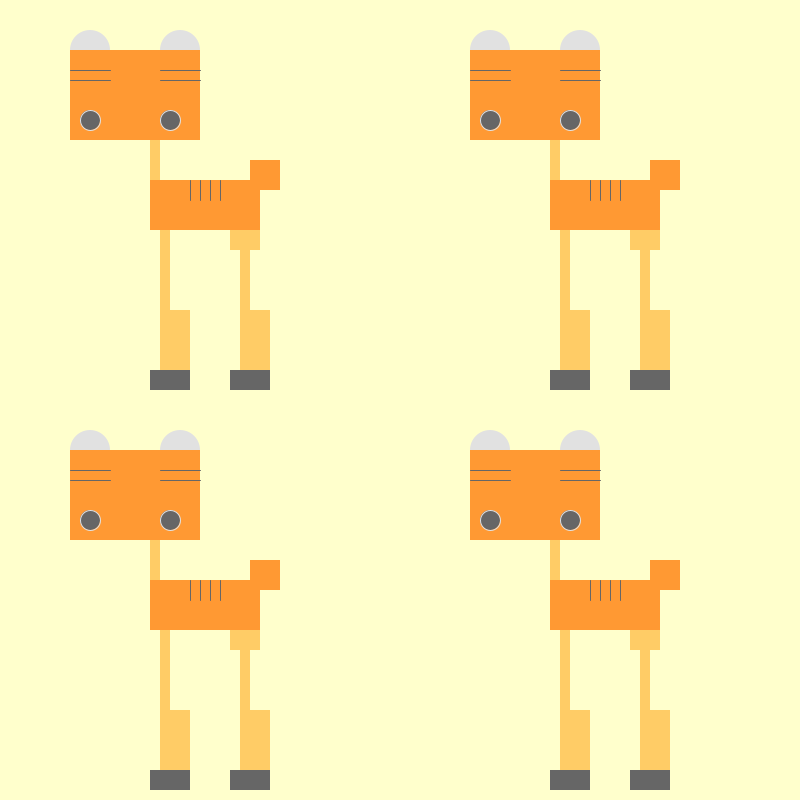
Frame 1 (no input)
Frame 60 (the mouse pressed at the canvas centre just before this capture): identical to frame 1, image omitted
Frame 120 (the mouse held since frame 60 and released just before this capture): identical to frame 1, image omitted

The Processing sketch that drew this single still picture (run headless with seeded random() and noise(); from frame 60 on, the mouse is pressed at the canvas centre):

// Processing sketch: processing_71790
// ── processing_71790.pde

/*Nicole Strang
  ITGM 315
  Assignment 2 Part 3
  9/23/2012
  
  This script allows further interaction between Odeer and the User.
  
  Each individual Odeer can be interacted with separately.
  
  As long as the left mouse key is pressed, Odeer moves up and down
  and follows the cursor.
  
  Otherwise, Odeer returns to the center of the screen and does nothing.
  
  If the right mouse key is pressed, the mouse cursor location
  can change Odeer's coat color.
  
  If the shift key is pressed on the keyboard, Odeer returns to his usual color.
  */




int newX = 400;
int newY = 400;
int gr1 = 225;
int gr2 = 102;
color color1 = color(255, 153, 51);
color color2 = color(255, 204, 102);

int i;
int o;
int u=0;
int cageX;
int cageY;
boolean jumpUp=true;

int first;
int sec;
int third;
color inputC1 = color1;
color inputC2 = color1;
color inputC3 = color1;
color inputC4 = color1;


void setup() {
  size(800, 800);
  smooth();
  frameRate(30);
  rectMode(CORNERS);
  ellipseMode(CORNERS);
  background(255,255,204);
}


void draw() {
  background(255,255,204);
  
  for(cageX=0; cageX<width; cageX+=400){
    for(cageY=0; cageY<height; cageY+=400){
      noFill();
      noStroke();
      if(mousePressed==true && mouseButton==LEFT && mouseX>=cageX && mouseX<=(cageX+400) && mouseY>=cageY && mouseY<=(cageY+400)){
        fill(255,255,204);
        rect(cageX, cageY, cageX+400, cageY+400);
        drawOdeer(mouseX, mouseY+u, gr1, gr2, color1, color2);
        if(cageX==0 && cageY==0){
          drawOdeer(mouseX, mouseY+u, gr1, gr2, inputC1, color2);
        }
        if(cageX==400 && cageY==0){
          drawOdeer(mouseX, mouseY+u, gr1, gr2, inputC2, color2);
        }
        if(cageX==400 && cageY==400){
          drawOdeer(mouseX, mouseY+u, gr1, gr2, inputC3, color2);
        }
        if(cageX==0 && cageY==400){
          drawOdeer(mouseX, mouseY+u, gr1, gr2, inputC4, color2);
        }
        if(u<=-50){  jumpUp=true;  }
        if(u>=50){  jumpUp=false;  }
        if(jumpUp){
          u+=7;
        }
        else{
          u-=7;
        }
      }
      
      else if(mousePressed==true && mouseButton==RIGHT && mouseX>=cageX && mouseX<=(cageX+400) && mouseY>=cageY && mouseY<=(cageY+400)){
        fill(255,255,204);
        rect(cageX, cageY, cageX+400, cageY+400);
        first = mouseX/3;
        sec = mouseY/3;
        third = cageX;
        if(cageX==0 && cageY==0){
          inputC1 = color(first, sec, third);
          drawOdeer(cageX+200, cageY+200, gr1, gr2, inputC1, color2);
        }
        if(cageX==400 && cageY==0){
          inputC2 = color(first, sec, third);
          drawOdeer(cageX+200, cageY+200, gr1, gr2, inputC2, color2);
        }
        if(cageX==400 && cageY==400){
          inputC3 = color(first, sec, third);
          drawOdeer(cageX+200, cageY+200, gr1, gr2, inputC3, color2);
        }
        if(cageX==0 && cageY==400){
          inputC4 = color(first, sec, third);
          drawOdeer(cageX+200, cageY+200, gr1, gr2, inputC4, color2);
        }

      }
      
      else{
        rect(cageX, cageY, cageX+400, cageY+400);
        if(cageX==0 && cageY==0){
          drawOdeer(cageX+200, cageY+200, gr1, gr2, inputC1, color2);
        }
        if(cageX==400 && cageY==0){
          drawOdeer(cageX+200, cageY+200, gr1, gr2, inputC2, color2);
        }
        if(cageX==400 && cageY==400){
          drawOdeer(cageX+200, cageY+200, gr1, gr2, inputC3, color2);
        }
        if(cageX==0 && cageY==400){
          drawOdeer(cageX+200, cageY+200, gr1, gr2, inputC4, color2);
        }
      }
      
      if(keyPressed&& mouseX>=cageX && mouseX<=(cageX+400) && mouseY>=cageY && mouseY<=(cageY+400)){
        if(keyCode==SHIFT){
          
          if(cageX==0 && cageY==0){
            inputC1 = color1;
            drawOdeer(cageX+200, cageY+200, gr1, gr2, inputC1, color2);
          }
          if(cageX==400 && cageY==0){
            inputC2 = color1;
            drawOdeer(cageX+200, cageY+200, gr1, gr2, inputC2, color2);
          }
          if(cageX==400 && cageY==400){
            inputC3 = color1;
            drawOdeer(cageX+200, cageY+200, gr1, gr2, inputC3, color2);
          }
          if(cageX==0 && cageY==400){
            inputC4 = color1;
            drawOdeer(cageX+200, cageY+200, gr1, gr2, inputC4, color2);
        }
        }
      }
        
    }
  }
}


//A function for drawing Odeer is necessary to keep the draw function from getting bulky.
void drawOdeer(int localX, int localY, int grey1, int grey2, color c1, color c2) {
    //Ears
  noStroke();
  fill(grey1);
  for(i=0; i<=90; i+=90){  ellipse(localX-130+i,localY-170,localX-90+i,localY-130);  }    
  
  //Neck
  fill(c2);
  rect(localX-50,localY-60,localX-40,localY-20);
  
  //Legs
  for(i=0; i<=80; i+=80){  
    rect(localX-40+i,localY+30,localX-30+i,localY+110);
    rect(localX-40+i,localY+110,localX-10+i,localY+170);
  }
    rect(localX+30,localY+30,localX+60,localY+50);
  
  //Tail
  fill(c1);
  rect(localX+50,localY-40,localX+80,localY-10);
  
  //Head
  rect(localX-130,localY-150,localX,localY-60);
  
  //Body
  rect(localX-50,localY-20,localX+60,localY+30);
  
  //Hooves
  fill(grey2);
  for(i=0; i<=80; i+=80){  rect(localX-50+i,localY+170,localX-10+i,localY+190);  }
  
  //Stripes on head
  stroke(grey2);
  for(i=0; i<=90; i+=90){  
    for(o=0; o<=10; o+=10){  line(localX-130+i,localY-130+o,localX-90+i,localY-130+o);  }
  }
  
  //Stripes on Bod
  for(i=0; i<=30; i+=10){  line(localX-10+i,localY-20,localX-10+i,localY);  }
  
  
  //Eyes
  stroke(grey1);
  for(i=0; i<=80; i+=80){  ellipse(localX-120+i,localY-90,localX-100+i,localY-70);  }
}
